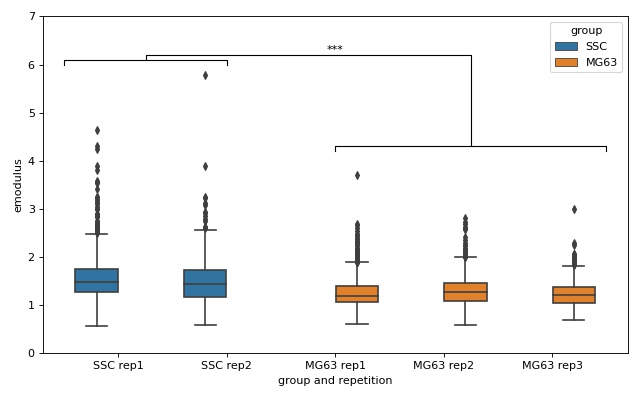

The script that drew this image:
"""lme4: Basic linear mixed-effects model analysis

We would like to quantify the difference between human skeletal stem cells
(SSC) and the human osteosarcoma cell line MG-63 (which is often used as a
model system for SSCs) using a likelihood ratio test based on LMM.

This example illustrates a basic LMM analysis. The data is loaded
from DCOR (:cite:`FigshareLMM`, `DCOR:figshare-11662773-v2
<https://dcor.mpl.mpg.de/dataset/figshare-11662773-v2>`_.

In this example, we treat SSC as our "treatment" and MG-63 as our "control".
These are just names that remind us that we are comparing one type of sample
against another type.

We are interested in the p-value, which is 0.01256 for
Deformation. We repeat the analysis with Area (0.0002183) and Young's
modulus (0.0002771). The p-values indicate that MG-63 (mean elastic
modulus 1.26 kPa) cells are softer than SSCs (mean elastic modulus 1.54 kPa)
:cite:`Herbig2018`.
"""
import dclab
from dclab import lme4

import pandas as pd
import seaborn as sns
import matplotlib.pyplot as plt


# https://dcor.mpl.mpg.de/dataset/figshare-11662773-v2
# SSC_16uls_rep1_20150611.rtdc
ds_ssc_rep1 = dclab.new_dataset("86cc5a47-364b-cf58-f9e3-cc114dd38e55")
# SSC_16uls_rep2_20150611.rtdc
ds_ssc_rep2 = dclab.new_dataset("ab95c914-0311-6a46-4eba-8fabca7d27d6")
# MG63_pure_16uls_rep1_20150421.rtdc
ds_mg63_rep1 = dclab.new_dataset("42cb33d4-2f7c-3c22-88e1-b9102d64d7e9")
# MG63_pure_16uls_rep2_20150422.rtdc
ds_mg63_rep2 = dclab.new_dataset("a4a98fcb-1de1-1048-0efc-b0a84d4ab32e")
# MG63_pure_16uls_rep3_20150422.rtdc
ds_mg63_rep3 = dclab.new_dataset("0a8096ce-ea7a-e36d-1df3-42c7885cd71c")

datasets = [ds_ssc_rep1, ds_ssc_rep2, ds_mg63_rep1, ds_mg63_rep2, ds_mg63_rep3]
for ds in datasets:
    # perform filtering
    ds.config["filtering"]["area_ratio min"] = 0
    ds.config["filtering"]["area_ratio max"] = 1.05
    ds.config["filtering"]["area_um min"] = 120
    ds.config["filtering"]["area_um max"] = 550
    ds.config["filtering"]["deform min"] = 0
    ds.config["filtering"]["deform max"] = 0.1
    ds.apply_filter()
    # enable computation of Young's modulus
    ds.config["calculation"]["emodulus medium"] = "CellCarrier"
    ds.config["calculation"]["emodulus model"] = "elastic sphere"
    ds.config["calculation"]["emodulus temperature"] = 23.0

# setup lme4 analysis
rlme4 = lme4.Rlme4(model="lmer")
rlme4.add_dataset(ds_ssc_rep1, group="treatment", repetition=1)
rlme4.add_dataset(ds_ssc_rep2, group="treatment", repetition=2)
rlme4.add_dataset(ds_mg63_rep1, group="control", repetition=1)
rlme4.add_dataset(ds_mg63_rep2, group="control", repetition=2)
rlme4.add_dataset(ds_mg63_rep3, group="control", repetition=3)

# perform analysis for deformation
for feat in ["area_um", "deform", "emodulus"]:
    res = rlme4.fit(feature=feat)
    print("Results for {}:".format(feat))
    print("  p-value", res["anova p-value"])
    print("  mean of MG-63", res["fixed effects intercept"])
    print("  fixed effect size", res["fixed effects treatment"])

# prepare for plotting
df = pd.DataFrame()
for ds in datasets:
    group = ds.config["experiment"]["sample"].split()[0]
    rep = ds.config["experiment"]["sample"].split()[-1]
    dfi = pd.DataFrame.from_dict(
        {"area_m": ds["area_um"][ds.filter.all],
         "deform": ds["deform"][ds.filter.all],
         "emodulus": ds["emodulus"][ds.filter.all],
         "group and repetition": [group + " " + rep] * ds.filter.all.sum(),
         "group": [group] * ds.filter.all.sum(),
         })
    df = df.append(dfi)

# plot
fig = plt.figure(figsize=(8, 5))
ax = sns.boxplot(x="group and repetition", y="emodulus", data=df, hue="group")
# note that `res` is still the result for "emodulus"
numstars = sum([res["anova p-value"] < .05,
                res["anova p-value"] < .01,
                res["anova p-value"] < .001,
                res["anova p-value"] < .0001])
h = .1
y1 = 6
y2 = 4.2
y3 = 6.2
ax.plot([-.5, -.5, 1, 1], [y1, y1+h, y1+h, y1], lw=1, c="k")
ax.plot([2, 2, 4.5, 4.5], [y2, y2+h, y2+h, y2], lw=1, c="k")
ax.plot([.25, .25, 3.25, 3.25], [y1+h, y1+2*h, y1+2*h, y2+h], lw=1, c="k")
ax.text(2, y3, "*"*numstars, ha='center', va='bottom', color="k")
ax.set_ylim(0, 7)

plt.tight_layout()
plt.show()
